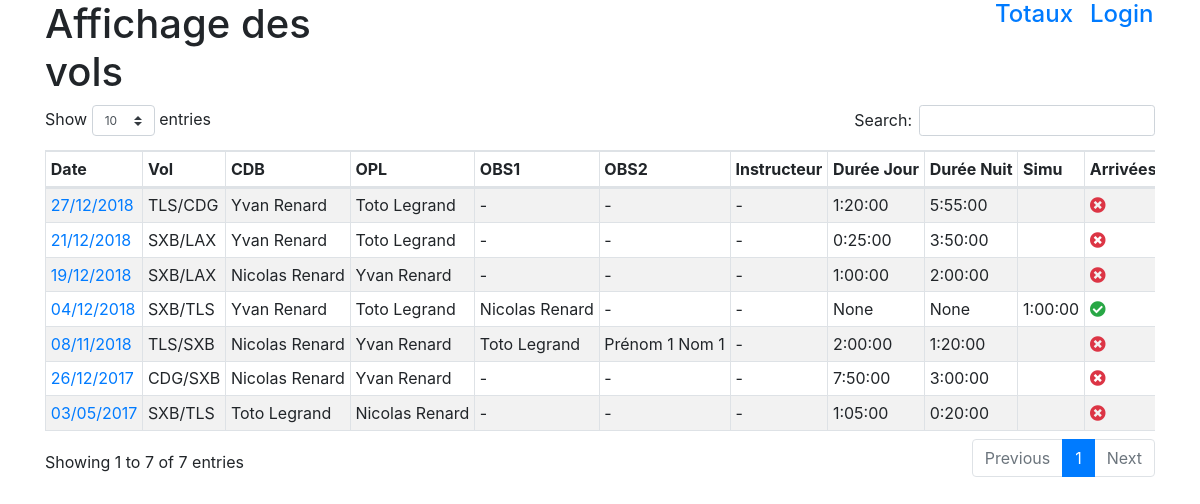
The app's page /vol/, older data.
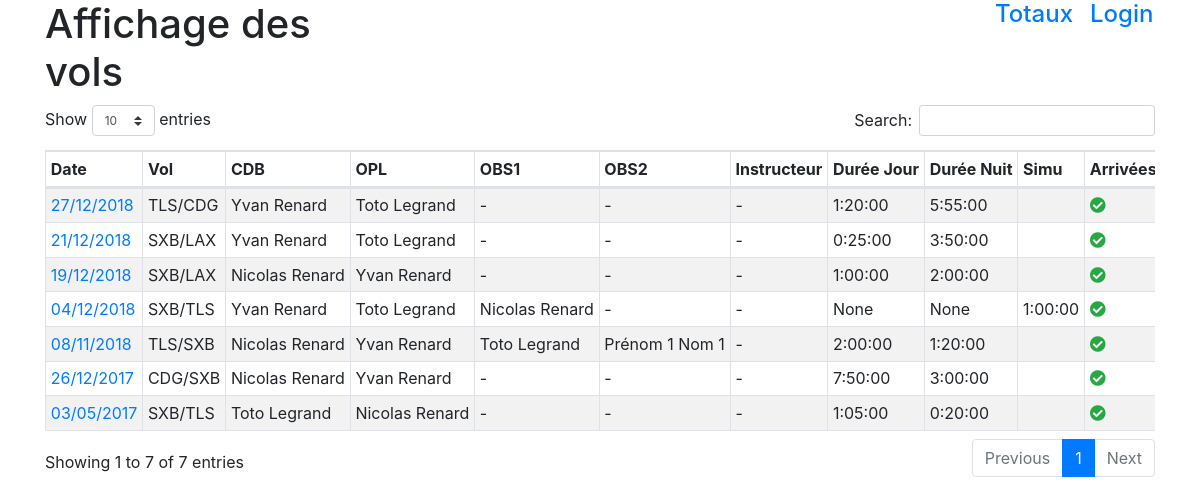
The same page, newer data.
### vol/models.py (models this page shows)
class Vol(models.Model):
    FONCTION = (
        ('PF','Pilot Flying'),
        ('PNF','Pilot Non Flying'),
        ('MIX','Mix'),
    )
    POSTE = (
        ('CDB','Commandant de bord'),
        ('OPL','Copilote'),
        ('Instruct','Instructeur'),
        ('OBS','Observateur'),
    )
    ARRIVEE_IFR = (
        ('Zéro','0'),
        ('Un','1'),
        ('Deux','2'),
    )
    date = models.DateField(
        verbose_name = 'Date du vol',
    )
    cdb = models.ForeignKey(
        Pilote,
        on_delete=models.PROTECT,
        related_name='%(class)s_cdb',
        verbose_name="Commandant de bord",
    )
    opl = models.ForeignKey(
        Pilote,
        on_delete=models.PROTECT,
        related_name='%(class)s_opl',
        verbose_name="Copilote",
    )
    obs1 = models.ForeignKey(
        Pilote,
        on_delete=models.PROTECT,
        related_name='%(class)s_obs1',
        verbose_name="Observateur 1",
        blank=True,
        null=True,
    )
    obs2 = models.ForeignKey(
        Pilote,
        on_delete=models.PROTECT,
        related_name='%(class)s_obs2',
        verbose_name="Observateur 2",
        blank=True,
        null=True,
    )
    instructeur = models.ForeignKey(
        Pilote,
        on_delete=models.PROTECT,
        related_name='%(class)s_instructeur',
        verbose_name="Instructeur",
        blank=True,
        null=True,
    )
    depart = models.ForeignKey(
        CodeIata,
        on_delete=models.PROTECT,
        related_name='%(class)s_depart',
        verbose_name = "Départ",
    )
    arrivee = models.ForeignKey(
        CodeIata,
        on_delete=models.PROTECT,
        related_name='%(class)s_arrivee',
        verbose_name = "Arrivée",
    )
    duree_jour = models.DurationField(
        verbose_name="Vol de jour",
        blank=True,
        null=True,
        help_text='Format hh:mm:ss'
    )
    duree_nuit = models.DurationField(
        verbose_name="Vol de nuit",
        blank=True,
        null=True,
        help_text='Format hh:mm:ss'
    )
    fonction = models.CharField(
        choices = FONCTION,
        verbose_name = 'Fonction occupée',
        max_length = 20,
    )
    poste = models.CharField(
        choices = POSTE,
        verbose_name = 'Poste occupé',
        max_length = 20,
    )
    immatriculation = models.ForeignKey(
        Immatriculation,
        on_delete=models.PROTECT,
        related_name='%(class)s_immatriculation',
        verbose_name="Immatriculation de l'avion",
    )
    observation = models.TextField(
        verbose_name="Observations",
        blank=True,
    )
    vol_ifr = models.CharField(
        choices = ARRIVEE_IFR,
        verbose_name = "Nombre d'arrivée IFR",
        max_length = 20,
        default = 1,
    )
    duree_ifr = models.DurationField(
        verbose_name="Durée IFR",
        blank=True,
        null=True,
        help_text='Format hh:mm:ss'
    )
    vol_dc = models.BooleanField(
        verbose_name="Vol DC ?",
        default=False,
    )
    duree_dc = models.DurationField(
        verbose_name="Durée DC",
        blank=True,
        null=True,
        help_text='Format hh:mm:ss'
    )
    vol_simu = models.BooleanField(
        verbose_name="Simulateur ?",
        default=False,
    )
    duree_simu = models.DurationField(
        verbose_name="Durée Simu",
        blank=True,
        null=True,
        help_text='Format hh:mm:ss'
    )

class CodeIata(models.Model):
    code_iata = models.CharField(
        verbose_name = 'Code IATA',
        max_length = 5,
    )
    ville = models.CharField(
        verbose_name = "Ville",
        max_length = 50,
        blank=True,
        null=True,
    )
    def __str__(self):
        return self.code_iata

class Pilote(models.Model):
    prenom = models.CharField(
        verbose_name = 'Prénom',
        max_length = 255,
    )
    nom = models.CharField(
        verbose_name = 'Nom de famille',
        max_length = 255,
    )
    def __str__(self):
        return '%s %s' % (self.prenom, self.nom)

### vol/views.py (the view)
# urls.py: path('', views.index, name='index'),
def index(request):
    vols_list = Vol.objects.order_by('-date')
    context = {
        'vols_list': vols_list
    }
    return render(request, 'vol/index.html', context)

### vol/models.py (called while the page is built)
    def __str__(self):
        return self.type_avion

    def __str__(self):
        return self.immatriculation

### vol/templates/vol/index.html (shortened to what this page needs)
{% extends 'vol/base.html' %}
{% block content %}
    <div class="container">
        <div class="row">
            <div class="col-4"><h1>Affichage des vols</h1></div>
            <div class="col"></div>
            <div class="col-1"><a target=_blank href="./somme.html"><h4>Totaux</h4></a></div>
            <div class="col-1"><a target=_blank href="../admin"><h4>Login</h4></a></div>
        </div>
         {% if vols_list %}
         <div class="row">
            <div class="col"></div>
            <div class="col-12">
            <div class="table-responsive">
                <table class="table table-striped table-bordered table-sm dt-responsive nowrap" id="table_id" style="width:100%">
                    <thead>
                    <tr>
                        <th>Date</th>
                        <th>Vol</th>
                        <th>CDB</th>
                        <th>OPL</th>
                        <th>OBS1</th>
                        <th>OBS2</th>
                        <th>Instructeur</th>
                        <th>Durée Jour</th>
                        <th>Durée Nuit</th>
                        <th>Simu</th>
                        <th>Arrivées IFR</th>
                    </tr>
                    </thead>
                    <tbody>
                        {% for vol in vols_list %}
                            <tr>
                                    <td><a target="_blank" href="{% url 'detail' vol.id %}">{{ vol.date|date:"d/m/Y" }}</a></td>
                                    <td>{{ vol.depart }}/{{ vol.arrivee }}</td>
                                    <td>{{ vol.cdb }}</td>
                                    <td>{{ vol.opl }}</td>
                                    <td>{% if vol.obs1 %}
                                            {{ vol.obs1 }}
                                        {% else %}
                                            -
                                        {% endif %}</td>
                                    <td>{% if vol.obs2 %}
                                            {{ vol.obs2 }}
                                        {% else %}
                                            -
                                        {% endif %}</td>
                                    <td>{% if vol.instruct %}
                                            {{ vol.instruct }}
                                        {% else %}
                                            -
                                        {% endif %}</td>
                                    <td>{{ vol.duree_jour }}</td>
                                    <td>{{ vol.duree_nuit }}</td>
                                    <td>{% if vol.vol_simu %}
                                            {{ vol.duree_simu }}
                                        {% endif %}</td>
                                    <td>{% if vol.vol_ifr %}
                                            <i class="fas fa-check-circle text-success"></i></h5>
                                        {% else %}
                                        <i class="fas fa-times-circle text-danger"></i>
                                        {% endif %}</td>
                            </tr>
                        {% endfor %}
                    </tbody>
                </table>
            </div>
            </div>
            <div class="col"></div>
        </div>
        {% else %}
            <p>Il n'y a pas de vols enregistrés.</p>
        {% endif %}
    </div>
{% endblock %}

Row changes from the older to the newer data that the page shows:
changed Vol (number 1 of 7 on the later page): vol_ifr False → "0" (drawn)
changed Vol (number 2 of 7 on the later page): vol_ifr False → "0" (drawn)
changed Vol (number 3 of 7 on the later page): vol_ifr False → "0" (drawn)
changed Vol "Prénom 1 Nom 1": vol_ifr False → "0" (drawn)
changed Vol (number 6 of 7 on the later page): vol_ifr False → "0" (drawn)
changed Vol (number 7 of 7 on the later page): vol_ifr False → "0" (drawn)
